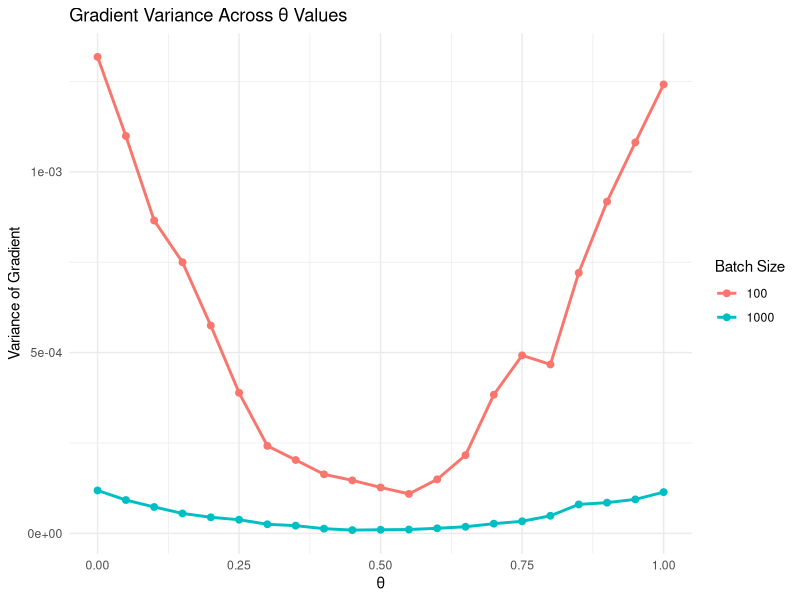

Source code (R):
#Plotting Variance of Gradients for Different Batch Sizes

# Set seed for reproducibility
set.seed(42)

# Define parameters
sigma_x_sq <- 1/4   # Variance of x
sigma_eps_sq <- 1/100 
theta_star <- 1/2    # True theta
n_samples <- 10000 
batch_sizes <- c(100, 1000)  # Batch sizes to evaluate

# Generate x ~ N(0, sqrt(Σx))
x <- rnorm(n_samples, mean = 0, sd = sqrt(sigma_x_sq))

# Generate noise ε ~ N(0, sqrt(σ^2))
epsilon <- rnorm(n_samples, mean = 0, sd = sqrt(sigma_eps_sq))

# Generate y = θ* x + ε
y <- theta_star * x + epsilon

# Define theta values to evaluate
theta_vals <- seq(0, 1, by = 0.05)

# Function to compute gradient variance for a given batch size
sim_gradient_variance <- function(batch_size) {
  gradient_variances <- numeric(length(theta_vals))
  
  for (i in seq_along(theta_vals)) {
    theta <- theta_vals[i]
    gradient_samples <- numeric(200)  # Store 200 gradient samples
    
    for (j in 1:200) {
      # Random batch selection
      batch_indices <- sample(1:n_samples, batch_size, replace = FALSE)
      x_batch <- x[batch_indices]
      y_batch <- y[batch_indices]
      
      # Compute gradient: ∇θ L(θ) = 2 * x * (θ x - y)
      gradients <- 2 * x_batch * (theta * x_batch - y_batch)
      
      # Store mean gradient of batch
      gradient_samples[j] <- mean(gradients)
    }
    
    # Compute variance of the gradient samples
    gradient_variances[i] <- var(gradient_samples)
  }
  
  return(data.frame(theta = theta_vals, variance = gradient_variances, batch_size = batch_size))
}

# Run simulations for both batch sizes
results_100 <- sim_gradient_variance(100)
results_1000 <- sim_gradient_variance(1000)

# Combine results for plotting
library(ggplot2)
results <- rbind(results_100, results_1000)

# Plot gradient variance across theta values
ggplot(results, aes(x = theta, y = variance, color = as.factor(batch_size))) +
  geom_line(size = 1) +
  geom_point(size = 2) +
  labs(title = "Gradient Variance Across θ Values",
       x = "θ",
       y = "Variance of Gradient",
       color = "Batch Size") +
  theme_minimal()